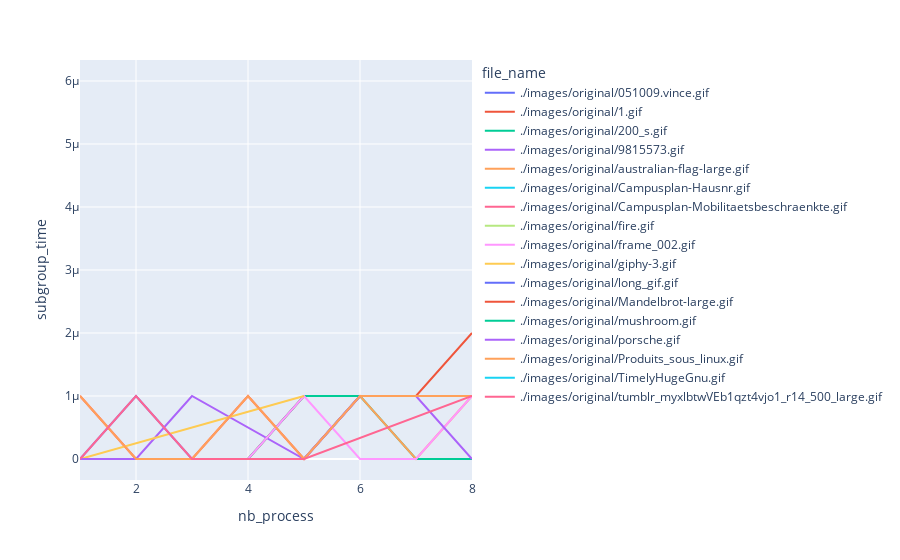
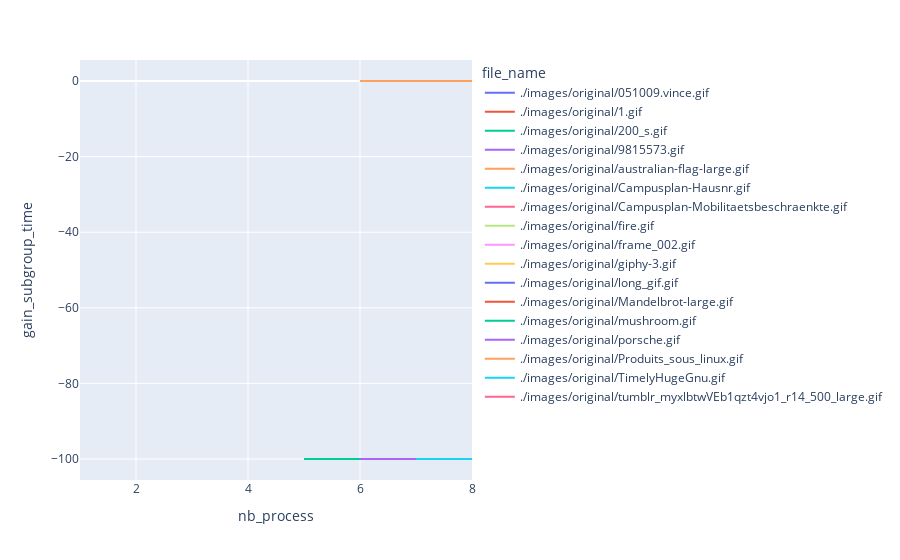
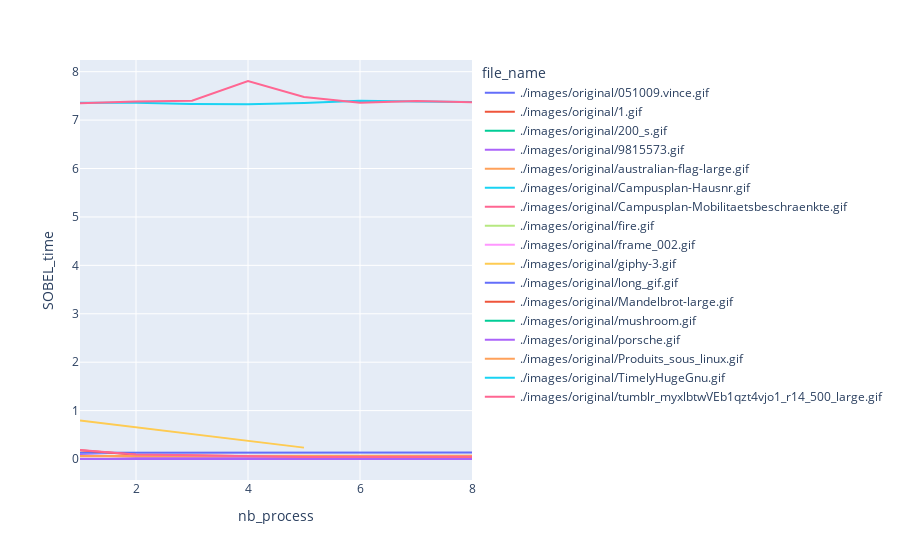
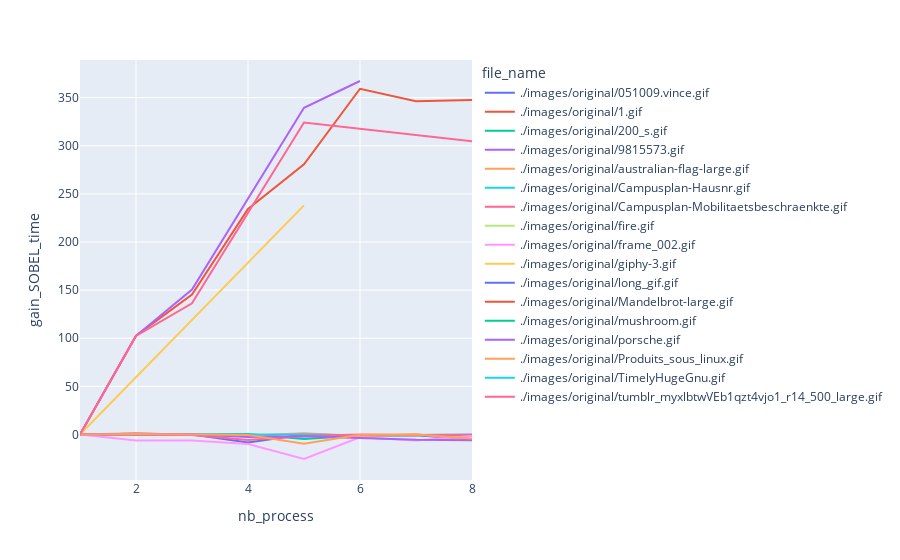

The notebook cell these images were saved under, in order:
### Markdown cell above
## Results of the second implementation

### Code cell
df_2 = pd.read_csv('../collecting_2.csv',sep = ";")
df_2 = df_2[df_2['nb_process'] <=8]
def display_time(df):
    for time in times:
        print(time)
        df_gain = df
        temps_1_processeur_par_fichier = df[df['nb_process']==1].groupby('file_name')[time].mean()
        # Joindre les temps avec un seul processeur au DataFrame original
        df_gain = df_gain.join(temps_1_processeur_par_fichier, on='file_name', rsuffix='_1_proc')
        # Calculer le gain relatif pour chaque ligne
        df_gain['gain_'+time] = (df_gain[time+'_1_proc'] / df[time] - 1) * 100
        px.line(df_gain,x="nb_process", y = time, color = "file_name").show()
        px.line(df_gain,x ="nb_process", y = 'gain_'+time, color = "file_name").show()
display_time(df_2)

### Figure 1 — Plotly figure (JSON) as saved in the notebook; plotly's stock layout.template omitted (floating-point values rounded to 4 significant figures)
{"data": [{"hovertemplate": "file_name=./images/original/051009.vince.gif<br>nb_process=%{x}<br>subgroup_time=%{y}<extra></extra>", "legendgroup": "./images/original/051009.vince.gif", "line": {"color": "#636efa", "dash": "solid"}, "marker": {"symbol": "circle"}, "mode": "lines", "name": "./images/original/051009.vince.gif", "orientation": "v", "showlegend": true, "type": "scatter", "x": [1, 2, 3, 4, 5, 6, 7, 8], "xaxis": "x", "y": [0, 1e-06, 0, 0, 0, 1e-06, 1e-06, 1e-06], "yaxis": "y"}, {"hovertemplate": "file_name=./images/original/1.gif<br>nb_process=%{x}<br>subgroup_time=%{y}<extra></extra>", "legendgroup": "./images/original/1.gif", "line": {"color": "#EF553B", "dash": "solid"}, "marker": {"symbol": "circle"}, "mode": "lines", "name": "./images/original/1.gif", "orientation": "v", "showlegend": true, "type": "scatter", "x": [1, 2, 3, 4, 5, 6, 7, 8], "xaxis": "x", "y": [0, 0, 0, 0, 1e-06, 1e-06, 1e-06, 2e-06], "yaxis": "y"}, {"hovertemplate": "file_name=./images/original/200_s.gif<br>nb_process=%{x}<br>subgroup_time=%{y}<extra></extra>", "legendgroup": "./images/original/200_s.gif", "line": {"color": "#00cc96", "dash": "solid"}, "marker": {"symbol": "circle"}, "mode": "lines", "name": "./images/original/200_s.gif", "orientation": "v", "showlegend": true, "type": "scatter", "x": [1, 2, 3, 4, 5, 6, 7, 8], "xaxis": "x", "y": [0, 0, 0, 0, 1e-06, 1e-06, 0, 0], "yaxis": "y"}, {"hovertemplate": "file_name=./images/original/9815573.gif<br>nb_process=%{x}<br>subgroup_time=%{y}<extra></extra>", "legendgroup": "./images/original/9815573.gif", "line": {"color": "#ab63fa", "dash": "solid"}, "marker": {"symbol": "circle"}, "mode": "lines", "name": "./images/original/9815573.gif", "orientation": "v", "showlegend": true, "type": "scatter", "x": [1, 2, 3, 5, 6], "xaxis": "x", "y": [0, 0, 1e-06, 0, 1e-06], "yaxis": "y"}, {"hovertemplate": "file_name=./images/original/australian-flag-large.gif<br>nb_process=%{x}<br>subgroup_time=%{y}<extra></extra>", "legendgroup": "./images/original/australian-flag-large.gif", "line": {"color": "#FFA15A", "dash": "solid"}, "marker": {"symbol": "circle"}, "mode": "lines", "name": "./images/original/australian-flag-large.gif", "orientation": "v", "showlegend": true, "type": "scatter", "x": [1, 2, 3, 4, 5, 6, 7, 8], "xaxis": "x", "y": [1e-06, 0, 0, 1e-06, 0, 1e-06, 0, 1e-06], "yaxis": "y"}, {"hovertemplate": "file_name=./images/original/Campusplan-Hausnr.gif<br>nb_process=%{x}<br>subgroup_time=%{y}<extra></extra>", "legendgroup": "./images/original/Campusplan-Hausnr.gif", "line": {"color": "#19d3f3", "dash": "solid"}, "marker": {"symbol": "circle"}, "mode": "lines", "name": "./images/original/Campusplan-Hausnr.gif", "orientation": "v", "showlegend": true, "type": "scatter", "x": [1, 2, 3, 4, 5, 6, 7, 8], "xaxis": "x", "y": [0, 0, 0, 0, 0, 1e-06, 1e-06, 1e-06], "yaxis": "y"}, {"hovertemplate": "file_name=./images/original/Campusplan-Mobilitaetsbeschraenkte.gif<br>nb_process=%{x}<br>subgroup_time=%{y}<extra></extra>", "legendgroup": "./images/original/Campusplan-Mobilitaetsbeschraenkte.gif", "line": {"color": "#FF6692", "dash": "solid"}, "marker": {"symbol": "circle"}, "mode": "lines", "name": "./images/original/Campusplan-Mobilitaetsbeschraenkte.gif", "orientation": "v", "showlegend": true, "type": "scatter", "x": [1, 2, 3, 4, 5, 6, 7, 8], "xaxis": "x", "y": [1e-06, 0, 0, 1e-06, 0, 1e-06, 1e-06, 1e-06], "yaxis": "y"}, {"hovertemplate": "file_name=./images/original/fire.gif<br>nb_process=%{x}<br>subgroup_time=%{y}<extra></extra>", "legendgroup": "./images/original/fire.gif", "line": {"color": "#B6E880", "dash": "solid"}, "marker": {"symbol": "circle"}, "mode": "lines", "name": "./images/original/fire.gif", "orientation": "v", "showlegend": true, "type": "scatter", "x": [1], "xaxis": "x", "y": [1e-06], "yaxis": "y"}, {"hovertemplate": "file_name=./images/original/frame_002.gif<br>nb_process=%{x}<br>subgroup_time=%{y}<extra></extra>", "legendgroup": "./images/original/frame_002.gif", "line": {"color": "#FF97FF", "dash": "solid"}, "marker": {"symbol": "circle"}, "mode": "lines", "name": "./images/original/frame_002.gif", "orientation": "v", "showlegend": true, "type": "scatter", "x": [1, 2, 3, 4, 5, 6, 7, 8], "xaxis": "x", "y": [0, 0, 0, 0, 1e-06, 0, 0, 1e-06], "yaxis": "y"}, {"hovertemplate": "file_name=./images/original/giphy-3.gif<br>nb_process=%{x}<br>subgroup_time=%{y}<extra></extra>", "legendgroup": "./images/original/giphy-3.gif", "line": {"color": "#FECB52", "dash": "solid"}, "marker": {"symbol": "circle"}, "mode": "lines", "name": "./images/original/giphy-3.gif", "orientation": "v", "showlegend": true, "type": "scatter", "x": [1, 5], "xaxis": "x", "y": [0, 1e-06], "yaxis": "y"}, {"hovertemplate": "file_name=./images/original/long_gif.gif<br>nb_process=%{x}<br>subgroup_time=%{y}<extra></extra>", "legendgroup": "./images/original/long_gif.gif", "line": {"color": "#636efa", "dash": "solid"}, "marker": {"symbol": "circle"}, "mode": "lines", "name": "./images/original/long_gif.gif", "orientation": "v", "showlegend": true, "type": "scatter", "x": [1], "xaxis": "x", "y": [2e-06], "yaxis": "y"}, {"hovertemplate": "file_name=./images/original/Mandelbrot-large.gif<br>nb_process=%{x}<br>subgroup_time=%{y}<extra></extra>", "legendgroup": "./images/original/Mandelbrot-large.gif", "line": {"color": "#EF553B", "dash": "solid"}, "marker": {"symbol": "circle"}, "mode": "lines", "name": "./images/original/Mandelbrot-large.gif", "orientation": "v", "showlegend": true, "type": "scatter", "x": [1], "xaxis": "x", "y": [1e-06], "yaxis": "y"}, {"hovertemplate": "file_name=./images/original/mushroom.gif<br>nb_process=%{x}<br>subgroup_time=%{y}<extra></extra>", "legendgroup": "./images/original/mushroom.gif", "line": {"color": "#00cc96", "dash": "solid"}, "marker": {"symbol": "circle"}, "mode": "lines", "name": "./images/original/mushroom.gif", "orientation": "v", "showlegend": true, "type": "scatter", "x": [1], "xaxis": "x", "y": [6e-06], "yaxis": "y"}, {"hovertemplate": "file_name=./images/original/porsche.gif<br>nb_process=%{x}<br>subgroup_time=%{y}<extra></extra>", "legendgroup": "./images/original/porsche.gif", "line": {"color": "#ab63fa", "dash": "solid"}, "marker": {"symbol": "circle"}, "mode": "lines", "name": "./images/original/porsche.gif", "orientation": "v", "showlegend": true, "type": "scatter", "x": [1, 2, 3, 4, 5, 6, 7, 8], "xaxis": "x", "y": [0, 0, 0, 0, 0, 1e-06, 1e-06, 0], "yaxis": "y"}, {"hovertemplate": "file_name=./images/original/Produits_sous_linux.gif<br>nb_process=%{x}<br>subgroup_time=%{y}<extra></extra>", "legendgroup": "./images/original/Produits_sous_linux.gif", "line": {"color": "#FFA15A", "dash": "solid"}, "marker": {"symbol": "circle"}, "mode": "lines", "name": "./images/original/Produits_sous_linux.gif", "orientation": "v", "showlegend": true, "type": "scatter", "x": [1, 2, 3, 4, 5, 6, 7, 8], "xaxis": "x", "y": [1e-06, 0, 0, 1e-06, 0, 1e-06, 1e-06, 1e-06], "yaxis": "y"}, {"hovertemplate": "file_name=./images/original/TimelyHugeGnu.gif<br>nb_process=%{x}<br>subgroup_time=%{y}<extra></extra>", "legendgroup": "./images/original/TimelyHugeGnu.gif", "line": {"color": "#19d3f3", "dash": "solid"}, "marker": {"symbol": "circle"}, "mode": "lines", "name": "./images/original/TimelyHugeGnu.gif", "orientation": "v", "showlegend": true, "type": "scatter", "x": [1], "xaxis": "x", "y": [1e-06], "yaxis": "y"}, {"hovertemplate": "file_name=./images/original/tumblr_myxlbtwVEb1qzt4vjo1_r14_500_large.gif<br>nb_process=%{x}<br>subgroup_time=%{y}<extra></extra>", "legendgroup": "./images/original/tumblr_myxlbtwVEb1qzt4vjo1_r14_500_large.gif", "line": {"color": "#FF6692", "dash": "solid"}, "marker": {"symbol": "circle"}, "mode": "lines", "name": "./images/original/tumblr_myxlbtwVEb1qzt4vjo1_r14_500_large.gif", "orientation": "v", "showlegend": true, "type": "scatter", "x": [1, 2, 3, 5, 8], "xaxis": "x", "y": [0, 1e-06, 0, 0, 1e-06], "yaxis": "y"}], "layout": {"legend": {"title": {"text": "file_name"}, "tracegroupgap": 0}, "margin": {"t": 60}, "xaxis": {"anchor": "y", "domain": [0, 1], "title": {"text": "nb_process"}}, "yaxis": {"anchor": "x", "domain": [0, 1], "title": {"text": "subgroup_time"}}}}

### Figure 2 — Plotly figure (JSON) as saved in the notebook; plotly's stock layout.template omitted (floating-point values rounded to 4 significant figures)
{"data": [{"hovertemplate": "file_name=./images/original/051009.vince.gif<br>nb_process=%{x}<br>gain_subgroup_time=%{y}<extra></extra>", "legendgroup": "./images/original/051009.vince.gif", "line": {"color": "#636efa", "dash": "solid"}, "marker": {"symbol": "circle"}, "mode": "lines", "name": "./images/original/051009.vince.gif", "orientation": "v", "showlegend": true, "type": "scatter", "x": [1, 2, 3, 4, 5, 6, 7, 8], "xaxis": "x", "y": [null, -100, null, null, null, -100, -100, -100], "yaxis": "y"}, {"hovertemplate": "file_name=./images/original/1.gif<br>nb_process=%{x}<br>gain_subgroup_time=%{y}<extra></extra>", "legendgroup": "./images/original/1.gif", "line": {"color": "#EF553B", "dash": "solid"}, "marker": {"symbol": "circle"}, "mode": "lines", "name": "./images/original/1.gif", "orientation": "v", "showlegend": true, "type": "scatter", "x": [1, 2, 3, 4, 5, 6, 7, 8], "xaxis": "x", "y": [null, null, null, null, -100, -100, -100, -100], "yaxis": "y"}, {"hovertemplate": "file_name=./images/original/200_s.gif<br>nb_process=%{x}<br>gain_subgroup_time=%{y}<extra></extra>", "legendgroup": "./images/original/200_s.gif", "line": {"color": "#00cc96", "dash": "solid"}, "marker": {"symbol": "circle"}, "mode": "lines", "name": "./images/original/200_s.gif", "orientation": "v", "showlegend": true, "type": "scatter", "x": [1, 2, 3, 4, 5, 6, 7, 8], "xaxis": "x", "y": [null, null, null, null, -100, -100, null, null], "yaxis": "y"}, {"hovertemplate": "file_name=./images/original/9815573.gif<br>nb_process=%{x}<br>gain_subgroup_time=%{y}<extra></extra>", "legendgroup": "./images/original/9815573.gif", "line": {"color": "#ab63fa", "dash": "solid"}, "marker": {"symbol": "circle"}, "mode": "lines", "name": "./images/original/9815573.gif", "orientation": "v", "showlegend": true, "type": "scatter", "x": [1, 2, 3, 5, 6], "xaxis": "x", "y": [null, null, -100, null, -100], "yaxis": "y"}, {"hovertemplate": "file_name=./images/original/australian-flag-large.gif<br>nb_process=%{x}<br>gain_subgroup_time=%{y}<extra></extra>", "legendgroup": "./images/original/australian-flag-large.gif", "line": {"color": "#FFA15A", "dash": "solid"}, "marker": {"symbol": "circle"}, "mode": "lines", "name": "./images/original/australian-flag-large.gif", "orientation": "v", "showlegend": true, "type": "scatter", "x": [1, 2, 3, 4, 5, 6, 7, 8], "xaxis": "x", "y": [0, null, null, 0, null, 0, null, 0], "yaxis": "y"}, {"hovertemplate": "file_name=./images/original/Campusplan-Hausnr.gif<br>nb_process=%{x}<br>gain_subgroup_time=%{y}<extra></extra>", "legendgroup": "./images/original/Campusplan-Hausnr.gif", "line": {"color": "#19d3f3", "dash": "solid"}, "marker": {"symbol": "circle"}, "mode": "lines", "name": "./images/original/Campusplan-Hausnr.gif", "orientation": "v", "showlegend": true, "type": "scatter", "x": [1, 2, 3, 4, 5, 6, 7, 8], "xaxis": "x", "y": [null, null, null, null, null, -100, -100, -100], "yaxis": "y"}, {"hovertemplate": "file_name=./images/original/Campusplan-Mobilitaetsbeschraenkte.gif<br>nb_process=%{x}<br>gain_subgroup_time=%{y}<extra></extra>", "legendgroup": "./images/original/Campusplan-Mobilitaetsbeschraenkte.gif", "line": {"color": "#FF6692", "dash": "solid"}, "marker": {"symbol": "circle"}, "mode": "lines", "name": "./images/original/Campusplan-Mobilitaetsbeschraenkte.gif", "orientation": "v", "showlegend": true, "type": "scatter", "x": [1, 2, 3, 4, 5, 6, 7, 8], "xaxis": "x", "y": [0, null, null, 0, null, 0, 0, 0], "yaxis": "y"}, {"hovertemplate": "file_name=./images/original/fire.gif<br>nb_process=%{x}<br>gain_subgroup_time=%{y}<extra></extra>", "legendgroup": "./images/original/fire.gif", "line": {"color": "#B6E880", "dash": "solid"}, "marker": {"symbol": "circle"}, "mode": "lines", "name": "./images/original/fire.gif", "orientation": "v", "showlegend": true, "type": "scatter", "x": [1], "xaxis": "x", "y": [0], "yaxis": "y"}, {"hovertemplate": "file_name=./images/original/frame_002.gif<br>nb_process=%{x}<br>gain_subgroup_time=%{y}<extra></extra>", "legendgroup": "./images/original/frame_002.gif", "line": {"color": "#FF97FF", "dash": "solid"}, "marker": {"symbol": "circle"}, "mode": "lines", "name": "./images/original/frame_002.gif", "orientation": "v", "showlegend": true, "type": "scatter", "x": [1, 2, 3, 4, 5, 6, 7, 8], "xaxis": "x", "y": [null, null, null, null, -100, null, null, -100], "yaxis": "y"}, {"hovertemplate": "file_name=./images/original/giphy-3.gif<br>nb_process=%{x}<br>gain_subgroup_time=%{y}<extra></extra>", "legendgroup": "./images/original/giphy-3.gif", "line": {"color": "#FECB52", "dash": "solid"}, "marker": {"symbol": "circle"}, "mode": "lines", "name": "./images/original/giphy-3.gif", "orientation": "v", "showlegend": true, "type": "scatter", "x": [1, 5], "xaxis": "x", "y": [null, -100], "yaxis": "y"}, {"hovertemplate": "file_name=./images/original/long_gif.gif<br>nb_process=%{x}<br>gain_subgroup_time=%{y}<extra></extra>", "legendgroup": "./images/original/long_gif.gif", "line": {"color": "#636efa", "dash": "solid"}, "marker": {"symbol": "circle"}, "mode": "lines", "name": "./images/original/long_gif.gif", "orientation": "v", "showlegend": true, "type": "scatter", "x": [1], "xaxis": "x", "y": [0], "yaxis": "y"}, {"hovertemplate": "file_name=./images/original/Mandelbrot-large.gif<br>nb_process=%{x}<br>gain_subgroup_time=%{y}<extra></extra>", "legendgroup": "./images/original/Mandelbrot-large.gif", "line": {"color": "#EF553B", "dash": "solid"}, "marker": {"symbol": "circle"}, "mode": "lines", "name": "./images/original/Mandelbrot-large.gif", "orientation": "v", "showlegend": true, "type": "scatter", "x": [1], "xaxis": "x", "y": [0], "yaxis": "y"}, {"hovertemplate": "file_name=./images/original/mushroom.gif<br>nb_process=%{x}<br>gain_subgroup_time=%{y}<extra></extra>", "legendgroup": "./images/original/mushroom.gif", "line": {"color": "#00cc96", "dash": "solid"}, "marker": {"symbol": "circle"}, "mode": "lines", "name": "./images/original/mushroom.gif", "orientation": "v", "showlegend": true, "type": "scatter", "x": [1], "xaxis": "x", "y": [0], "yaxis": "y"}, {"hovertemplate": "file_name=./images/original/porsche.gif<br>nb_process=%{x}<br>gain_subgroup_time=%{y}<extra></extra>", "legendgroup": "./images/original/porsche.gif", "line": {"color": "#ab63fa", "dash": "solid"}, "marker": {"symbol": "circle"}, "mode": "lines", "name": "./images/original/porsche.gif", "orientation": "v", "showlegend": true, "type": "scatter", "x": [1, 2, 3, 4, 5, 6, 7, 8], "xaxis": "x", "y": [null, null, null, null, null, -100, -100, null], "yaxis": "y"}, {"hovertemplate": "file_name=./images/original/Produits_sous_linux.gif<br>nb_process=%{x}<br>gain_subgroup_time=%{y}<extra></extra>", "legendgroup": "./images/original/Produits_sous_linux.gif", "line": {"color": "#FFA15A", "dash": "solid"}, "marker": {"symbol": "circle"}, "mode": "lines", "name": "./images/original/Produits_sous_linux.gif", "orientation": "v", "showlegend": true, "type": "scatter", "x": [1, 2, 3, 4, 5, 6, 7, 8], "xaxis": "x", "y": [0, null, null, 0, null, 0, 0, 0], "yaxis": "y"}, {"hovertemplate": "file_name=./images/original/TimelyHugeGnu.gif<br>nb_process=%{x}<br>gain_subgroup_time=%{y}<extra></extra>", "legendgroup": "./images/original/TimelyHugeGnu.gif", "line": {"color": "#19d3f3", "dash": "solid"}, "marker": {"symbol": "circle"}, "mode": "lines", "name": "./images/original/TimelyHugeGnu.gif", "orientation": "v", "showlegend": true, "type": "scatter", "x": [1], "xaxis": "x", "y": [0], "yaxis": "y"}, {"hovertemplate": "file_name=./images/original/tumblr_myxlbtwVEb1qzt4vjo1_r14_500_large.gif<br>nb_process=%{x}<br>gain_subgroup_time=%{y}<extra></extra>", "legendgroup": "./images/original/tumblr_myxlbtwVEb1qzt4vjo1_r14_500_large.gif", "line": {"color": "#FF6692", "dash": "solid"}, "marker": {"symbol": "circle"}, "mode": "lines", "name": "./images/original/tumblr_myxlbtwVEb1qzt4vjo1_r14_500_large.gif", "orientation": "v", "showlegend": true, "type": "scatter", "x": [1, 2, 3, 5, 8], "xaxis": "x", "y": [null, -100, null, null, -100], "yaxis": "y"}], "layout": {"legend": {"title": {"text": "file_name"}, "tracegroupgap": 0}, "margin": {"t": 60}, "xaxis": {"anchor": "y", "domain": [0, 1], "title": {"text": "nb_process"}}, "yaxis": {"anchor": "x", "domain": [0, 1], "title": {"text": "gain_subgroup_time"}}}}

### Figure 3 — Plotly figure (JSON) as saved in the notebook; plotly's stock layout.template omitted (floating-point values rounded to 4 significant figures)
{"data": [{"hovertemplate": "file_name=./images/original/051009.vince.gif<br>nb_process=%{x}<br>SOBEL_time=%{y}<extra></extra>", "legendgroup": "./images/original/051009.vince.gif", "line": {"color": "#636efa", "dash": "solid"}, "marker": {"symbol": "circle"}, "mode": "lines", "name": "./images/original/051009.vince.gif", "orientation": "v", "showlegend": true, "type": "scatter", "x": [1, 2, 3, 4, 5, 6, 7, 8], "xaxis": "x", "y": [0.1307, 0.1307, 0.1306, 0.1426, 0.1309, 0.1321, 0.1317, 0.1376], "yaxis": "y"}, {"hovertemplate": "file_name=./images/original/1.gif<br>nb_process=%{x}<br>SOBEL_time=%{y}<extra></extra>", "legendgroup": "./images/original/1.gif", "line": {"color": "#EF553B", "dash": "solid"}, "marker": {"symbol": "circle"}, "mode": "lines", "name": "./images/original/1.gif", "orientation": "v", "showlegend": true, "type": "scatter", "x": [1, 2, 3, 4, 5, 6, 7, 8], "xaxis": "x", "y": [0.182, 0.08982, 0.07419, 0.05442, 0.04781, 0.03963, 0.04079, 0.04068], "yaxis": "y"}, {"hovertemplate": "file_name=./images/original/200_s.gif<br>nb_process=%{x}<br>SOBEL_time=%{y}<extra></extra>", "legendgroup": "./images/original/200_s.gif", "line": {"color": "#00cc96", "dash": "solid"}, "marker": {"symbol": "circle"}, "mode": "lines", "name": "./images/original/200_s.gif", "orientation": "v", "showlegend": true, "type": "scatter", "x": [1, 2, 3, 4, 5, 6, 7, 8], "xaxis": "x", "y": [0.00112, 0.001113, 0.001121, 0.001114, 0.001175, 0.001132, 0.001127, 0.001124], "yaxis": "y"}, {"hovertemplate": "file_name=./images/original/9815573.gif<br>nb_process=%{x}<br>SOBEL_time=%{y}<extra></extra>", "legendgroup": "./images/original/9815573.gif", "line": {"color": "#ab63fa", "dash": "solid"}, "marker": {"symbol": "circle"}, "mode": "lines", "name": "./images/original/9815573.gif", "orientation": "v", "showlegend": true, "type": "scatter", "x": [1, 2, 3, 5, 6], "xaxis": "x", "y": [0.08582, 0.04239, 0.03426, 0.01953, 0.01836], "yaxis": "y"}, {"hovertemplate": "file_name=./images/original/australian-flag-large.gif<br>nb_process=%{x}<br>SOBEL_time=%{y}<extra></extra>", "legendgroup": "./images/original/australian-flag-large.gif", "line": {"color": "#FFA15A", "dash": "solid"}, "marker": {"symbol": "circle"}, "mode": "lines", "name": "./images/original/australian-flag-large.gif", "orientation": "v", "showlegend": true, "type": "scatter", "x": [1, 2, 3, 4, 5, 6, 7, 8], "xaxis": "x", "y": [0.06518, 0.0643, 0.06559, 0.06614, 0.06433, 0.06648, 0.065, 0.06858], "yaxis": "y"}, {"hovertemplate": "file_name=./images/original/Campusplan-Hausnr.gif<br>nb_process=%{x}<br>SOBEL_time=%{y}<extra></extra>", "legendgroup": "./images/original/Campusplan-Hausnr.gif", "line": {"color": "#19d3f3", "dash": "solid"}, "marker": {"symbol": "circle"}, "mode": "lines", "name": "./images/original/Campusplan-Hausnr.gif", "orientation": "v", "showlegend": true, "type": "scatter", "x": [1, 2, 3, 4, 5, 6, 7, 8], "xaxis": "x", "y": [7.357, 7.359, 7.333, 7.328, 7.353, 7.398, 7.385, 7.373], "yaxis": "y"}, {"hovertemplate": "file_name=./images/original/Campusplan-Mobilitaetsbeschraenkte.gif<br>nb_process=%{x}<br>SOBEL_time=%{y}<extra></extra>", "legendgroup": "./images/original/Campusplan-Mobilitaetsbeschraenkte.gif", "line": {"color": "#FF6692", "dash": "solid"}, "marker": {"symbol": "circle"}, "mode": "lines", "name": "./images/original/Campusplan-Mobilitaetsbeschraenkte.gif", "orientation": "v", "showlegend": true, "type": "scatter", "x": [1, 2, 3, 4, 5, 6, 7, 8], "xaxis": "x", "y": [7.35, 7.385, 7.4, 7.807, 7.478, 7.358, 7.395, 7.369], "yaxis": "y"}, {"hovertemplate": "file_name=./images/original/fire.gif<br>nb_process=%{x}<br>SOBEL_time=%{y}<extra></extra>", "legendgroup": "./images/original/fire.gif", "line": {"color": "#B6E880", "dash": "solid"}, "marker": {"symbol": "circle"}, "mode": "lines", "name": "./images/original/fire.gif", "orientation": "v", "showlegend": true, "type": "scatter", "x": [1], "xaxis": "x", "y": [0.000946], "yaxis": "y"}, {"hovertemplate": "file_name=./images/original/frame_002.gif<br>nb_process=%{x}<br>SOBEL_time=%{y}<extra></extra>", "legendgroup": "./images/original/frame_002.gif", "line": {"color": "#FF97FF", "dash": "solid"}, "marker": {"symbol": "circle"}, "mode": "lines", "name": "./images/original/frame_002.gif", "orientation": "v", "showlegend": true, "type": "scatter", "x": [1, 2, 3, 4, 5, 6, 7, 8], "xaxis": "x", "y": [0.008152, 0.008695, 0.008701, 0.009046, 0.01094, 0.008403, 0.008695, 0.008281], "yaxis": "y"}, {"hovertemplate": "file_name=./images/original/giphy-3.gif<br>nb_process=%{x}<br>SOBEL_time=%{y}<extra></extra>", "legendgroup": "./images/original/giphy-3.gif", "line": {"color": "#FECB52", "dash": "solid"}, "marker": {"symbol": "circle"}, "mode": "lines", "name": "./images/original/giphy-3.gif", "orientation": "v", "showlegend": true, "type": "scatter", "x": [1, 5], "xaxis": "x", "y": [0.7978, 0.236], "yaxis": "y"}, {"hovertemplate": "file_name=./images/original/long_gif.gif<br>nb_process=%{x}<br>SOBEL_time=%{y}<extra></extra>", "legendgroup": "./images/original/long_gif.gif", "line": {"color": "#636efa", "dash": "solid"}, "marker": {"symbol": "circle"}, "mode": "lines", "name": "./images/original/long_gif.gif", "orientation": "v", "showlegend": true, "type": "scatter", "x": [1], "xaxis": "x", "y": [1.628], "yaxis": "y"}, {"hovertemplate": "file_name=./images/original/Mandelbrot-large.gif<br>nb_process=%{x}<br>SOBEL_time=%{y}<extra></extra>", "legendgroup": "./images/original/Mandelbrot-large.gif", "line": {"color": "#EF553B", "dash": "solid"}, "marker": {"symbol": "circle"}, "mode": "lines", "name": "./images/original/Mandelbrot-large.gif", "orientation": "v", "showlegend": true, "type": "scatter", "x": [1], "xaxis": "x", "y": [1.756], "yaxis": "y"}, {"hovertemplate": "file_name=./images/original/mushroom.gif<br>nb_process=%{x}<br>SOBEL_time=%{y}<extra></extra>", "legendgroup": "./images/original/mushroom.gif", "line": {"color": "#00cc96", "dash": "solid"}, "marker": {"symbol": "circle"}, "mode": "lines", "name": "./images/original/mushroom.gif", "orientation": "v", "showlegend": true, "type": "scatter", "x": [1], "xaxis": "x", "y": [0.7082], "yaxis": "y"}, {"hovertemplate": "file_name=./images/original/porsche.gif<br>nb_process=%{x}<br>SOBEL_time=%{y}<extra></extra>", "legendgroup": "./images/original/porsche.gif", "line": {"color": "#ab63fa", "dash": "solid"}, "marker": {"symbol": "circle"}, "mode": "lines", "name": "./images/original/porsche.gif", "orientation": "v", "showlegend": true, "type": "scatter", "x": [1, 2, 3, 4, 5, 6, 7, 8], "xaxis": "x", "y": [0.002687, 0.002668, 0.002678, 0.002762, 0.002738, 0.002801, 0.002843, 0.002857], "yaxis": "y"}, {"hovertemplate": "file_name=./images/original/Produits_sous_linux.gif<br>nb_process=%{x}<br>SOBEL_time=%{y}<extra></extra>", "legendgroup": "./images/original/Produits_sous_linux.gif", "line": {"color": "#FFA15A", "dash": "solid"}, "marker": {"symbol": "circle"}, "mode": "lines", "name": "./images/original/Produits_sous_linux.gif", "orientation": "v", "showlegend": true, "type": "scatter", "x": [1, 2, 3, 4, 5, 6, 7, 8], "xaxis": "x", "y": [0.05691, 0.05659, 0.05688, 0.05718, 0.06304, 0.05714, 0.05695, 0.05935], "yaxis": "y"}, {"hovertemplate": "file_name=./images/original/TimelyHugeGnu.gif<br>nb_process=%{x}<br>SOBEL_time=%{y}<extra></extra>", "legendgroup": "./images/original/TimelyHugeGnu.gif", "line": {"color": "#19d3f3", "dash": "solid"}, "marker": {"symbol": "circle"}, "mode": "lines", "name": "./images/original/TimelyHugeGnu.gif", "orientation": "v", "showlegend": true, "type": "scatter", "x": [1], "xaxis": "x", "y": [0.2037], "yaxis": "y"}, {"hovertemplate": "file_name=./images/original/tumblr_myxlbtwVEb1qzt4vjo1_r14_500_large.gif<br>nb_process=%{x}<br>SOBEL_time=%{y}<extra></extra>", "legendgroup": "./images/original/tumblr_myxlbtwVEb1qzt4vjo1_r14_500_large.gif", "line": {"color": "#FF6692", "dash": "solid"}, "marker": {"symbol": "circle"}, "mode": "lines", "name": "./images/original/tumblr_myxlbtwVEb1qzt4vjo1_r14_500_large.gif", "orientation": "v", "showlegend": true, "type": "scatter", "x": [1, 2, 3, 5, 8], "xaxis": "x", "y": [0.189, 0.09337, 0.07996, 0.04457, 0.04669], "yaxis": "y"}], "layout": {"legend": {"title": {"text": "file_name"}, "tracegroupgap": 0}, "margin": {"t": 60}, "xaxis": {"anchor": "y", "domain": [0, 1], "title": {"text": "nb_process"}}, "yaxis": {"anchor": "x", "domain": [0, 1], "title": {"text": "SOBEL_time"}}}}

### Figure 4 — Plotly figure (JSON) as saved in the notebook; plotly's stock layout.template omitted (floating-point values rounded to 4 significant figures)
{"data": [{"hovertemplate": "file_name=./images/original/051009.vince.gif<br>nb_process=%{x}<br>gain_SOBEL_time=%{y}<extra></extra>", "legendgroup": "./images/original/051009.vince.gif", "line": {"color": "#636efa", "dash": "solid"}, "marker": {"symbol": "circle"}, "mode": "lines", "name": "./images/original/051009.vince.gif", "orientation": "v", "showlegend": true, "type": "scatter", "x": [1, 2, 3, 4, 5, 6, 7, 8], "xaxis": "x", "y": [0, -0.04207, 0.0513, -8.343, -0.1475, -1.094, -0.767, -5.069], "yaxis": "y"}, {"hovertemplate": "file_name=./images/original/1.gif<br>nb_process=%{x}<br>gain_SOBEL_time=%{y}<extra></extra>", "legendgroup": "./images/original/1.gif", "line": {"color": "#EF553B", "dash": "solid"}, "marker": {"symbol": "circle"}, "mode": "lines", "name": "./images/original/1.gif", "orientation": "v", "showlegend": true, "type": "scatter", "x": [1, 2, 3, 4, 5, 6, 7, 8], "xaxis": "x", "y": [0, 102.6, 145.3, 234.4, 280.7, 359.2, 346.2, 347.4], "yaxis": "y"}, {"hovertemplate": "file_name=./images/original/200_s.gif<br>nb_process=%{x}<br>gain_SOBEL_time=%{y}<extra></extra>", "legendgroup": "./images/original/200_s.gif", "line": {"color": "#00cc96", "dash": "solid"}, "marker": {"symbol": "circle"}, "mode": "lines", "name": "./images/original/200_s.gif", "orientation": "v", "showlegend": true, "type": "scatter", "x": [1, 2, 3, 4, 5, 6, 7, 8], "xaxis": "x", "y": [0, 0.6289, -0.08921, 0.5386, -4.681, -1.06, -0.6211, -0.3559], "yaxis": "y"}, {"hovertemplate": "file_name=./images/original/9815573.gif<br>nb_process=%{x}<br>gain_SOBEL_time=%{y}<extra></extra>", "legendgroup": "./images/original/9815573.gif", "line": {"color": "#ab63fa", "dash": "solid"}, "marker": {"symbol": "circle"}, "mode": "lines", "name": "./images/original/9815573.gif", "orientation": "v", "showlegend": true, "type": "scatter", "x": [1, 2, 3, 5, 6], "xaxis": "x", "y": [0, 102.5, 150.5, 339.5, 367.3], "yaxis": "y"}, {"hovertemplate": "file_name=./images/original/australian-flag-large.gif<br>nb_process=%{x}<br>gain_SOBEL_time=%{y}<extra></extra>", "legendgroup": "./images/original/australian-flag-large.gif", "line": {"color": "#FFA15A", "dash": "solid"}, "marker": {"symbol": "circle"}, "mode": "lines", "name": "./images/original/australian-flag-large.gif", "orientation": "v", "showlegend": true, "type": "scatter", "x": [1, 2, 3, 4, 5, 6, 7, 8], "xaxis": "x", "y": [0, 1.369, -0.6236, -1.448, 1.318, -1.945, 0.2785, -4.951], "yaxis": "y"}, {"hovertemplate": "file_name=./images/original/Campusplan-Hausnr.gif<br>nb_process=%{x}<br>gain_SOBEL_time=%{y}<extra></extra>", "legendgroup": "./images/original/Campusplan-Hausnr.gif", "line": {"color": "#19d3f3", "dash": "solid"}, "marker": {"symbol": "circle"}, "mode": "lines", "name": "./images/original/Campusplan-Hausnr.gif", "orientation": "v", "showlegend": true, "type": "scatter", "x": [1, 2, 3, 4, 5, 6, 7, 8], "xaxis": "x", "y": [0, -0.01689, 0.3309, 0.3952, 0.05189, -0.5553, -0.3765, -0.2099], "yaxis": "y"}, {"hovertemplate": "file_name=./images/original/Campusplan-Mobilitaetsbeschraenkte.gif<br>nb_process=%{x}<br>gain_SOBEL_time=%{y}<extra></extra>", "legendgroup": "./images/original/Campusplan-Mobilitaetsbeschraenkte.gif", "line": {"color": "#FF6692", "dash": "solid"}, "marker": {"symbol": "circle"}, "mode": "lines", "name": "./images/original/Campusplan-Mobilitaetsbeschraenkte.gif", "orientation": "v", "showlegend": true, "type": "scatter", "x": [1, 2, 3, 4, 5, 6, 7, 8], "xaxis": "x", "y": [0, -0.4769, -0.6855, -5.863, -1.713, -0.1086, -0.6196, -0.2664], "yaxis": "y"}, {"hovertemplate": "file_name=./images/original/fire.gif<br>nb_process=%{x}<br>gain_SOBEL_time=%{y}<extra></extra>", "legendgroup": "./images/original/fire.gif", "line": {"color": "#B6E880", "dash": "solid"}, "marker": {"symbol": "circle"}, "mode": "lines", "name": "./images/original/fire.gif", "orientation": "v", "showlegend": true, "type": "scatter", "x": [1], "xaxis": "x", "y": [0], "yaxis": "y"}, {"hovertemplate": "file_name=./images/original/frame_002.gif<br>nb_process=%{x}<br>gain_SOBEL_time=%{y}<extra></extra>", "legendgroup": "./images/original/frame_002.gif", "line": {"color": "#FF97FF", "dash": "solid"}, "marker": {"symbol": "circle"}, "mode": "lines", "name": "./images/original/frame_002.gif", "orientation": "v", "showlegend": true, "type": "scatter", "x": [1, 2, 3, 4, 5, 6, 7, 8], "xaxis": "x", "y": [0, -6.245, -6.31, -9.883, -25.5, -2.987, -6.245, -1.558], "yaxis": "y"}, {"hovertemplate": "file_name=./images/original/giphy-3.gif<br>nb_process=%{x}<br>gain_SOBEL_time=%{y}<extra></extra>", "legendgroup": "./images/original/giphy-3.gif", "line": {"color": "#FECB52", "dash": "solid"}, "marker": {"symbol": "circle"}, "mode": "lines", "name": "./images/original/giphy-3.gif", "orientation": "v", "showlegend": true, "type": "scatter", "x": [1, 5], "xaxis": "x", "y": [0, 238.0], "yaxis": "y"}, {"hovertemplate": "file_name=./images/original/long_gif.gif<br>nb_process=%{x}<br>gain_SOBEL_time=%{y}<extra></extra>", "legendgroup": "./images/original/long_gif.gif", "line": {"color": "#636efa", "dash": "solid"}, "marker": {"symbol": "circle"}, "mode": "lines", "name": "./images/original/long_gif.gif", "orientation": "v", "showlegend": true, "type": "scatter", "x": [1], "xaxis": "x", "y": [0], "yaxis": "y"}, {"hovertemplate": "file_name=./images/original/Mandelbrot-large.gif<br>nb_process=%{x}<br>gain_SOBEL_time=%{y}<extra></extra>", "legendgroup": "./images/original/Mandelbrot-large.gif", "line": {"color": "#EF553B", "dash": "solid"}, "marker": {"symbol": "circle"}, "mode": "lines", "name": "./images/original/Mandelbrot-large.gif", "orientation": "v", "showlegend": true, "type": "scatter", "x": [1], "xaxis": "x", "y": [0], "yaxis": "y"}, {"hovertemplate": "file_name=./images/original/mushroom.gif<br>nb_process=%{x}<br>gain_SOBEL_time=%{y}<extra></extra>", "legendgroup": "./images/original/mushroom.gif", "line": {"color": "#00cc96", "dash": "solid"}, "marker": {"symbol": "circle"}, "mode": "lines", "name": "./images/original/mushroom.gif", "orientation": "v", "showlegend": true, "type": "scatter", "x": [1], "xaxis": "x", "y": [0], "yaxis": "y"}, {"hovertemplate": "file_name=./images/original/porsche.gif<br>nb_process=%{x}<br>gain_SOBEL_time=%{y}<extra></extra>", "legendgroup": "./images/original/porsche.gif", "line": {"color": "#ab63fa", "dash": "solid"}, "marker": {"symbol": "circle"}, "mode": "lines", "name": "./images/original/porsche.gif", "orientation": "v", "showlegend": true, "type": "scatter", "x": [1, 2, 3, 4, 5, 6, 7, 8], "xaxis": "x", "y": [0, 0.7121, 0.3361, -2.715, -1.863, -4.07, -5.487, -5.95], "yaxis": "y"}, {"hovertemplate": "file_name=./images/original/Produits_sous_linux.gif<br>nb_process=%{x}<br>gain_SOBEL_time=%{y}<extra></extra>", "legendgroup": "./images/original/Produits_sous_linux.gif", "line": {"color": "#FFA15A", "dash": "solid"}, "marker": {"symbol": "circle"}, "mode": "lines", "name": "./images/original/Produits_sous_linux.gif", "orientation": "v", "showlegend": true, "type": "scatter", "x": [1, 2, 3, 4, 5, 6, 7, 8], "xaxis": "x", "y": [0, 0.5655, 0.04571, -0.4739, -9.72, -0.3955, -0.06848, -4.113], "yaxis": "y"}, {"hovertemplate": "file_name=./images/original/TimelyHugeGnu.gif<br>nb_process=%{x}<br>gain_SOBEL_time=%{y}<extra></extra>", "legendgroup": "./images/original/TimelyHugeGnu.gif", "line": {"color": "#19d3f3", "dash": "solid"}, "marker": {"symbol": "circle"}, "mode": "lines", "name": "./images/original/TimelyHugeGnu.gif", "orientation": "v", "showlegend": true, "type": "scatter", "x": [1], "xaxis": "x", "y": [0], "yaxis": "y"}, {"hovertemplate": "file_name=./images/original/tumblr_myxlbtwVEb1qzt4vjo1_r14_500_large.gif<br>nb_process=%{x}<br>gain_SOBEL_time=%{y}<extra></extra>", "legendgroup": "./images/original/tumblr_myxlbtwVEb1qzt4vjo1_r14_500_large.gif", "line": {"color": "#FF6692", "dash": "solid"}, "marker": {"symbol": "circle"}, "mode": "lines", "name": "./images/original/tumblr_myxlbtwVEb1qzt4vjo1_r14_500_large.gif", "orientation": "v", "showlegend": true, "type": "scatter", "x": [1, 2, 3, 5, 8], "xaxis": "x", "y": [0, 102.4, 136.3, 324.1, 304.8], "yaxis": "y"}], "layout": {"legend": {"title": {"text": "file_name"}, "tracegroupgap": 0}, "margin": {"t": 60}, "xaxis": {"anchor": "y", "domain": [0, 1], "title": {"text": "nb_process"}}, "yaxis": {"anchor": "x", "domain": [0, 1], "title": {"text": "gain_SOBEL_time"}}}}
